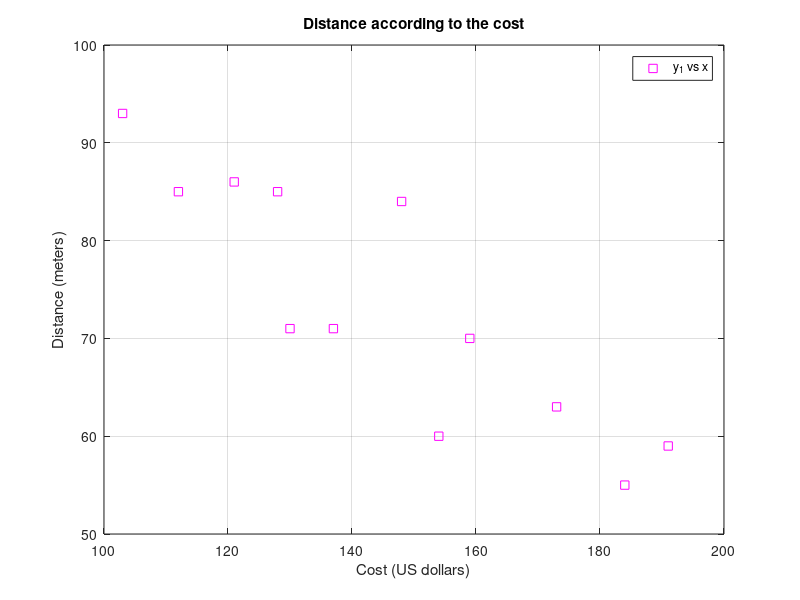
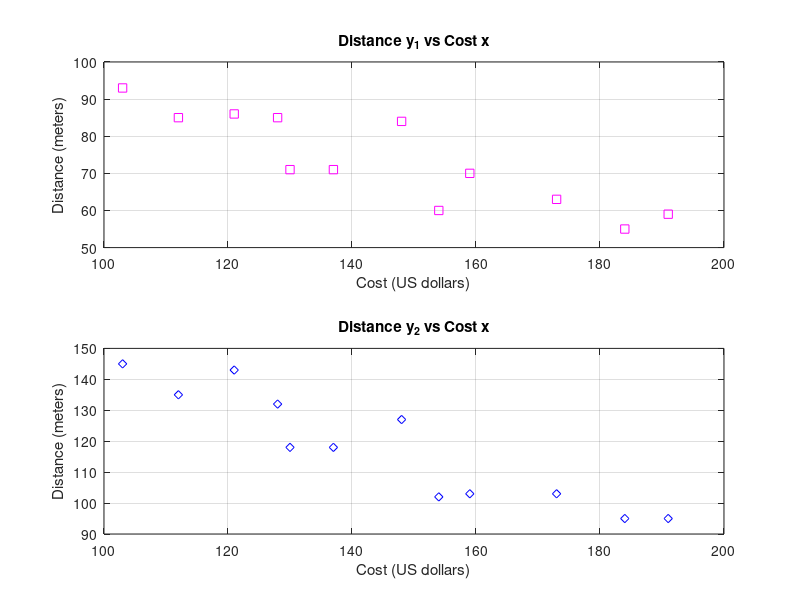

Source code (MATLAB) for these figures, in order: (Note: this script raises an error after producing the figures.)
%%%%%%%%%%%%%%%%%%%%%%%%%%%%%%%%%%%%%%%%%%%%%%%%%%%%%%%%%%%%%%%%%%%%%
% ENGR 132 
% Program Description 
% Script for MATLAB Skills - Plots
%
% Assignment Information
%   Assignment:     A03, Problem 2
%   Author:         Dakyung Kim, kim4836@purdue.edu
%   Team ID:        N/A
%   Academic Integrity:
%     [v] I worked with one or more peers but our collaboration
%        maintained academic integrity.
%     Peers I worked with: N/A
%%%%%%%%%%%%%%%%%%%%%%%%%%%%%%%%%%%%%%%%%%%%%%%%%%%%%%%%%%%%%%%%%%%%%


%% ____________________
%% INITIALIZATION
% X data: cost in US dollars
x = [103, 121, 112, 128, 148, 130, 137, 159, 173, 154, 191, 184];

% Y data: distance in meters
y1 = [93, 86, 85, 85, 84, 71, 71, 70, 63, 60, 59, 55];
y2 = [145, 143, 135, 132, 127, 118, 118, 103, 103, 102, 95, 95];

%% ____________________
%% FIGURE 1
figure(1);                 % Figure 1
plot(x, y1, 'ms'); % Plot y1 vs x 
title('Distance according to the cost'); % Descriptive figure title
xlabel('Cost (US dollars)'); % Label x-axis with units
ylabel('Distance (meters)'); % Label y-axis with units
grid on; % Add grid lines for axes
legend('y_1 vs x', 'Location', 'northeast'); % Add a legend for clarity

%% ____________________
%% FIGURE 2
figure(2); % Figure 2

% Top subplot
subplot(2, 1, 1); % Create the top subplot
plot(x, y1, 'ms'); % Plot y1 vs x 
title('Distance y_1 vs Cost x'); % Descriptive title for the top subplot
xlabel('Cost (US dollars)'); % Label x-axis with units
ylabel('Distance (meters)'); % Label y-axis with units
grid on; % Add grid lines for axes

% Bottom subplot
subplot(2, 1, 2); % Create the bottom subplot
plot(x, y2, 'bd'); % Plot y2 vs x 
title('Distance y_2 vs Cost x'); % Descriptive title for the bottom subplot
xlabel('Cost (US dollars)'); % Label x-axis with units
ylabel('Distance (meters)'); % Label y-axis with units
grid on; % Add grid lines for axes

% Overall title
sgtitle('Distance according to the cost'); % Add an overall title to Figure 2


%% ____________________
%% FIGURE 3
figure(3); % Designate Figure 3

% Plot y1 vs x
plot(x, y1, 'ms'); % Plot y1 vs x 
hold on; % Retain the current plot for overlaying y2

% Plot y2 vs x
plot(x, y2, 'bd'); % Plot y2 vs x 

% Format
title('Distance according to the cost for two volume dataset'); % Descriptive figure title
xlabel('Cost (US dollars)'); % Label x-axis with units
ylabel('Distance (meters)'); % Label y-axis with units
grid on; % Add grid lines for better readability
legend('y_1 vs x', 'y_2 vs x', 'Location', 'northeast'); % Add a legend to differentiate plots
hold off; % Release hold


%% ____________________
%% ACADEMIC INTEGRITY STATEMENT
% I have not used source code obtained from any other unauthorized
% source, either modified or unmodified. I have not provided
% access to my code to anyone in any way. The script I am 
% submitting is my own original work.





